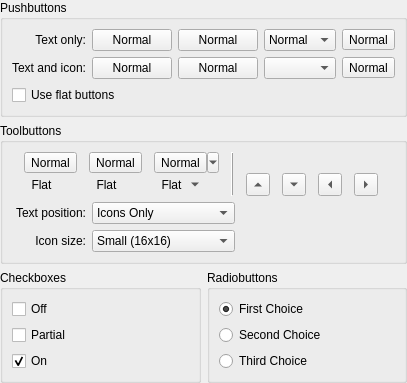
<?xml version="1.0" encoding="UTF-8"?>
<ui version="4.0">
 <class>ButtonDemoWidget</class>
 <widget class="QWidget" name="ButtonDemoWidget">
  <property name="geometry">
   <rect>
    <x>0</x>
    <y>0</y>
    <width>395</width>
    <height>370</height>
   </rect>
  </property>
  <layout class="QGridLayout" name="gridLayout">
   <property name="margin">
    <number>0</number>
   </property>
   <item row="2" column="0">
    <widget class="QGroupBox" name="groupBox_3">
     <property name="title">
      <string>Checkboxes</string>
     </property>
     <layout class="QHBoxLayout" name="horizontalLayout">
      <item>
       <layout class="QVBoxLayout" name="verticalLayout">
        <item>
         <widget class="QCheckBox" name="checkBox">
          <property name="text">
           <string>Off</string>
          </property>
         </widget>
        </item>
        <item>
         <widget class="QCheckBox" name="checkBox_2">
          <property name="text">
           <string>Partial</string>
          </property>
          <property name="tristate">
           <bool>true</bool>
          </property>
         </widget>
        </item>
        <item>
         <widget class="QCheckBox" name="checkBox_3">
          <property name="text">
           <string>On</string>
          </property>
          <property name="checked">
           <bool>true</bool>
          </property>
         </widget>
        </item>
       </layout>
      </item>
      <item>
       <spacer name="horizontalSpacer_2">
        <property name="orientation">
         <enum>Qt::Horizontal</enum>
        </property>
        <property name="sizeHint" stdset="0">
         <size>
          <width>40</width>
          <height>20</height>
         </size>
        </property>
       </spacer>
      </item>
     </layout>
    </widget>
   </item>
   <item row="2" column="1">
    <widget class="QGroupBox" name="groupBox_4">
     <property name="title">
      <string>Radiobuttons</string>
     </property>
     <layout class="QHBoxLayout" name="horizontalLayout_2">
      <item>
       <layout class="QVBoxLayout" name="verticalLayout_2">
        <item>
         <widget class="QRadioButton" name="radioButton">
          <property name="enabled">
           <bool>true</bool>
          </property>
          <property name="text">
           <string>First Choice</string>
          </property>
          <property name="checked">
           <bool>true</bool>
          </property>
         </widget>
        </item>
        <item>
         <widget class="QRadioButton" name="radioButton_2">
          <property name="text">
           <string>Second Choice</string>
          </property>
         </widget>
        </item>
        <item>
         <widget class="QRadioButton" name="radioButton_3">
          <property name="text">
           <string>Third Choice</string>
          </property>
         </widget>
        </item>
       </layout>
      </item>
      <item>
       <spacer name="horizontalSpacer_3">
        <property name="orientation">
         <enum>Qt::Horizontal</enum>
        </property>
        <property name="sizeHint" stdset="0">
         <size>
          <width>40</width>
          <height>20</height>
         </size>
        </property>
       </spacer>
      </item>
     </layout>
    </widget>
   </item>
   <item row="0" column="0" colspan="2">
    <widget class="QGroupBox" name="groupBox">
     <property name="title">
      <string>Pushbuttons</string>
     </property>
     <layout class="QGridLayout" name="gridLayout_4">
      <item row="0" column="0">
       <widget class="QLabel" name="label_7">
        <property name="text">
         <string>Text only:</string>
        </property>
        <property name="alignment">
         <set>Qt::AlignRight|Qt::AlignTrailing|Qt::AlignVCenter</set>
        </property>
       </widget>
      </item>
      <item row="0" column="1">
       <widget class="KPushButton" name="pushButton">
        <property name="toolTip">
         <string>This is a normal, text only button</string>
        </property>
        <property name="text">
         <string>Normal</string>
        </property>
       </widget>
      </item>
      <item row="0" column="2">
       <widget class="KPushButton" name="pushButton_2">
        <property name="toolTip">
         <string>This is a normal, text only button with menu</string>
        </property>
        <property name="text">
         <string>Normal</string>
        </property>
       </widget>
      </item>
      <item row="0" column="4">
       <widget class="KComboBox" name="kcombobox">
        <property name="toolTip">
         <string>This is a normal, text only combo box</string>
        </property>
        <property name="currentIndex">
         <number>1</number>
        </property>
        <item>
         <property name="text">
          <string>Small</string>
         </property>
        </item>
        <item>
         <property name="text">
          <string>Normal</string>
         </property>
        </item>
        <item>
         <property name="text">
          <string>Large</string>
         </property>
        </item>
       </widget>
      </item>
      <item row="0" column="6">
       <spacer name="horizontalSpacer">
        <property name="orientation">
         <enum>Qt::Horizontal</enum>
        </property>
        <property name="sizeHint" stdset="0">
         <size>
          <width>36</width>
          <height>20</height>
         </size>
        </property>
       </spacer>
      </item>
      <item row="1" column="0">
       <widget class="QLabel" name="label_8">
        <property name="text">
         <string>Text and icon:</string>
        </property>
        <property name="alignment">
         <set>Qt::AlignRight|Qt::AlignTrailing|Qt::AlignVCenter</set>
        </property>
       </widget>
      </item>
      <item row="1" column="1">
       <widget class="KPushButton" name="pushButton_3">
        <property name="toolTip">
         <string>This is a normal, text and icon button</string>
        </property>
        <property name="text">
         <string>Normal</string>
        </property>
       </widget>
      </item>
      <item row="1" column="2">
       <widget class="KPushButton" name="pushButton_4">
        <property name="toolTip">
         <string>This is a normal, text and icon button with menu</string>
        </property>
        <property name="text">
         <string>Normal</string>
        </property>
       </widget>
      </item>
      <item row="2" column="0" colspan="2">
       <widget class="QCheckBox" name="flatButtonCheckBox">
        <property name="text">
         <string>Use flat buttons</string>
        </property>
       </widget>
      </item>
      <item row="1" column="4">
       <widget class="KComboBox" name="kcombobox_2">
        <property name="toolTip">
         <string>This is a normal, text and icon combo box</string>
        </property>
       </widget>
      </item>
      <item row="0" column="5">
       <widget class="QToolButton" name="toolButton">
        <property name="toolTip">
         <string>This is a normal, text only tool button</string>
        </property>
        <property name="text">
         <string>Normal</string>
        </property>
       </widget>
      </item>
      <item row="1" column="5">
       <widget class="QToolButton" name="toolButton_2">
        <property name="toolTip">
         <string>This is a normal, text and icon tool button</string>
        </property>
        <property name="text">
         <string>Normal</string>
        </property>
       </widget>
      </item>
     </layout>
    </widget>
   </item>
   <item row="1" column="0" colspan="2">
    <widget class="QGroupBox" name="groupBox_2">
     <property name="title">
      <string>Toolbuttons</string>
     </property>
     <layout class="QGridLayout" name="gridLayout_3">
      <item row="0" column="0" colspan="4">
       <widget class="QWidget" name="widget" native="true">
        <layout class="QGridLayout" name="gridLayout_2">
         <property name="sizeConstraint">
          <enum>QLayout::SetDefaultConstraint</enum>
         </property>
         <property name="margin">
          <number>0</number>
         </property>
         <property name="spacing">
          <number>0</number>
         </property>
         <item row="0" column="0">
          <widget class="QToolButton" name="toolButton_3">
           <property name="text">
            <string>Normal</string>
           </property>
           <property name="checkable">
            <bool>true</bool>
           </property>
          </widget>
         </item>
         <item row="0" column="1">
          <widget class="QToolButton" name="toolButton_4">
           <property name="text">
            <string>Normal</string>
           </property>
           <property name="popupMode">
            <enum>QToolButton::InstantPopup</enum>
           </property>
          </widget>
         </item>
         <item row="0" column="2">
          <widget class="QToolButton" name="toolButton_5">
           <property name="text">
            <string>Normal</string>
           </property>
           <property name="popupMode">
            <enum>QToolButton::MenuButtonPopup</enum>
           </property>
          </widget>
         </item>
         <item row="0" column="3" rowspan="2">
          <widget class="QFrame" name="frame_2">
           <property name="frameShape">
            <enum>QFrame::VLine</enum>
           </property>
           <property name="frameShadow">
            <enum>QFrame::Raised</enum>
           </property>
          </widget>
         </item>
         <item row="0" column="4" colspan="4">
          <widget class="QWidget" name="toolBarContainer" native="true">
           <property name="sizePolicy">
            <sizepolicy hsizetype="Expanding" vsizetype="Preferred">
             <horstretch>0</horstretch>
             <verstretch>0</verstretch>
            </sizepolicy>
           </property>
          </widget>
         </item>
         <item row="1" column="0">
          <widget class="QToolButton" name="toolButton_6">
           <property name="text">
            <string>Flat</string>
           </property>
           <property name="checkable">
            <bool>true</bool>
           </property>
           <property name="autoRaise">
            <bool>true</bool>
           </property>
          </widget>
         </item>
         <item row="1" column="1">
          <widget class="QToolButton" name="toolButton_7">
           <property name="text">
            <string>Flat</string>
           </property>
           <property name="popupMode">
            <enum>QToolButton::InstantPopup</enum>
           </property>
           <property name="autoRaise">
            <bool>true</bool>
           </property>
          </widget>
         </item>
         <item row="1" column="2">
          <widget class="QToolButton" name="toolButton_8">
           <property name="text">
            <string>Flat</string>
           </property>
           <property name="popupMode">
            <enum>QToolButton::MenuButtonPopup</enum>
           </property>
           <property name="autoRaise">
            <bool>true</bool>
           </property>
          </widget>
         </item>
         <item row="1" column="4">
          <widget class="QToolButton" name="toolButton_9">
           <property name="text">
            <string>Up Arrow</string>
           </property>
           <property name="arrowType">
            <enum>Qt::UpArrow</enum>
           </property>
          </widget>
         </item>
         <item row="1" column="5">
          <widget class="QToolButton" name="toolButton_10">
           <property name="text">
            <string>Down Arrow</string>
           </property>
           <property name="checkable">
            <bool>false</bool>
           </property>
           <property name="arrowType">
            <enum>Qt::DownArrow</enum>
           </property>
          </widget>
         </item>
         <item row="1" column="6">
          <widget class="QToolButton" name="toolButton_11">
           <property name="text">
            <string>Left Arrow</string>
           </property>
           <property name="arrowType">
            <enum>Qt::LeftArrow</enum>
           </property>
          </widget>
         </item>
         <item row="1" column="7">
          <widget class="QToolButton" name="toolButton_12">
           <property name="text">
            <string>Right Arrow</string>
           </property>
           <property name="arrowType">
            <enum>Qt::RightArrow</enum>
           </property>
          </widget>
         </item>
        </layout>
       </widget>
      </item>
      <item row="1" column="0">
       <widget class="QLabel" name="label_11">
        <property name="text">
         <string>Text position:</string>
        </property>
        <property name="alignment">
         <set>Qt::AlignRight|Qt::AlignTrailing|Qt::AlignVCenter</set>
        </property>
        <property name="buddy">
         <cstring>textPosition</cstring>
        </property>
       </widget>
      </item>
      <item row="1" column="1">
       <widget class="KComboBox" name="textPosition">
        <item>
         <property name="text">
          <string>Icons Only</string>
         </property>
        </item>
        <item>
         <property name="text">
          <string>Text Only</string>
         </property>
        </item>
        <item>
         <property name="text">
          <string>Text Alongside Icons</string>
         </property>
        </item>
        <item>
         <property name="text">
          <string>Text Under Icons</string>
         </property>
        </item>
       </widget>
      </item>
      <item row="1" column="2" colspan="2">
       <spacer name="horizontalSpacer_5">
        <property name="orientation">
         <enum>Qt::Horizontal</enum>
        </property>
        <property name="sizeHint" stdset="0">
         <size>
          <width>120</width>
          <height>17</height>
         </size>
        </property>
       </spacer>
      </item>
      <item row="2" column="0">
       <widget class="QLabel" name="label_12">
        <property name="text">
         <string>Icon size:</string>
        </property>
        <property name="alignment">
         <set>Qt::AlignRight|Qt::AlignTrailing|Qt::AlignVCenter</set>
        </property>
        <property name="buddy">
         <cstring>iconSize</cstring>
        </property>
       </widget>
      </item>
      <item row="2" column="1">
       <widget class="KComboBox" name="iconSize">
        <item>
         <property name="text">
          <string>Small (16x16)</string>
         </property>
        </item>
        <item>
         <property name="text">
          <string>Medium (22x22)</string>
         </property>
        </item>
        <item>
         <property name="text">
          <string>Large (32x32)</string>
         </property>
        </item>
        <item>
         <property name="text">
          <string>Huge (48x48)</string>
         </property>
        </item>
       </widget>
      </item>
     </layout>
    </widget>
   </item>
  </layout>
 </widget>
 <customwidgets>
  <customwidget>
   <class>KComboBox</class>
   <extends>QComboBox</extends>
   <header>kcombobox.h</header>
  </customwidget>
  <customwidget>
   <class>KPushButton</class>
   <extends>QPushButton</extends>
   <header>kpushbutton.h</header>
  </customwidget>
 </customwidgets>
 <tabstops>
  <tabstop>pushButton</tabstop>
  <tabstop>pushButton_2</tabstop>
  <tabstop>kcombobox</tabstop>
  <tabstop>toolButton</tabstop>
  <tabstop>pushButton_3</tabstop>
  <tabstop>pushButton_4</tabstop>
  <tabstop>kcombobox_2</tabstop>
  <tabstop>toolButton_2</tabstop>
  <tabstop>flatButtonCheckBox</tabstop>
  <tabstop>toolButton_3</tabstop>
  <tabstop>toolButton_4</tabstop>
  <tabstop>toolButton_5</tabstop>
  <tabstop>toolButton_6</tabstop>
  <tabstop>toolButton_7</tabstop>
  <tabstop>toolButton_8</tabstop>
  <tabstop>textPosition</tabstop>
  <tabstop>iconSize</tabstop>
  <tabstop>checkBox</tabstop>
  <tabstop>checkBox_2</tabstop>
  <tabstop>checkBox_3</tabstop>
  <tabstop>radioButton</tabstop>
  <tabstop>radioButton_2</tabstop>
  <tabstop>radioButton_3</tabstop>
 </tabstops>
 <connections/>
</ui>
